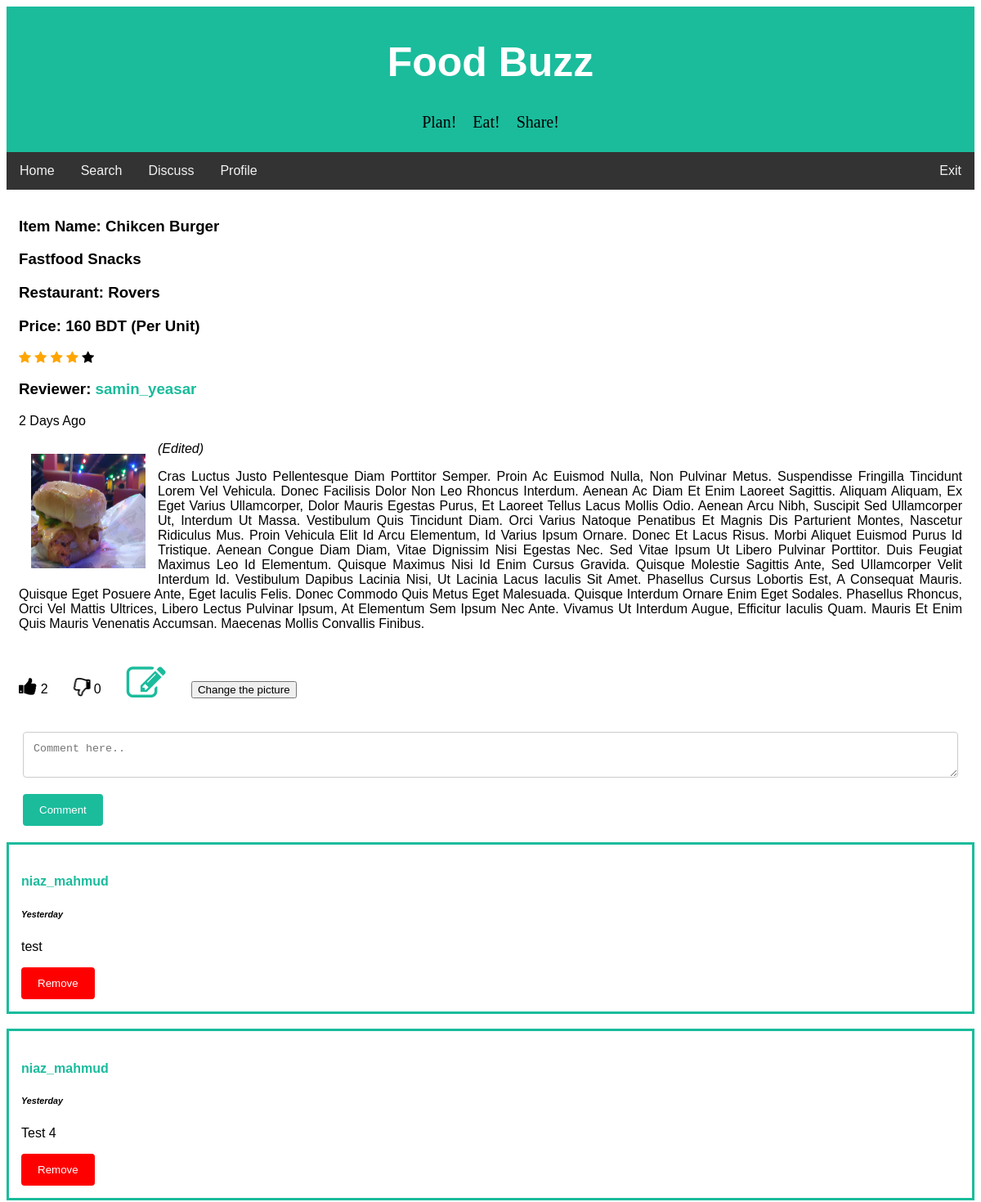
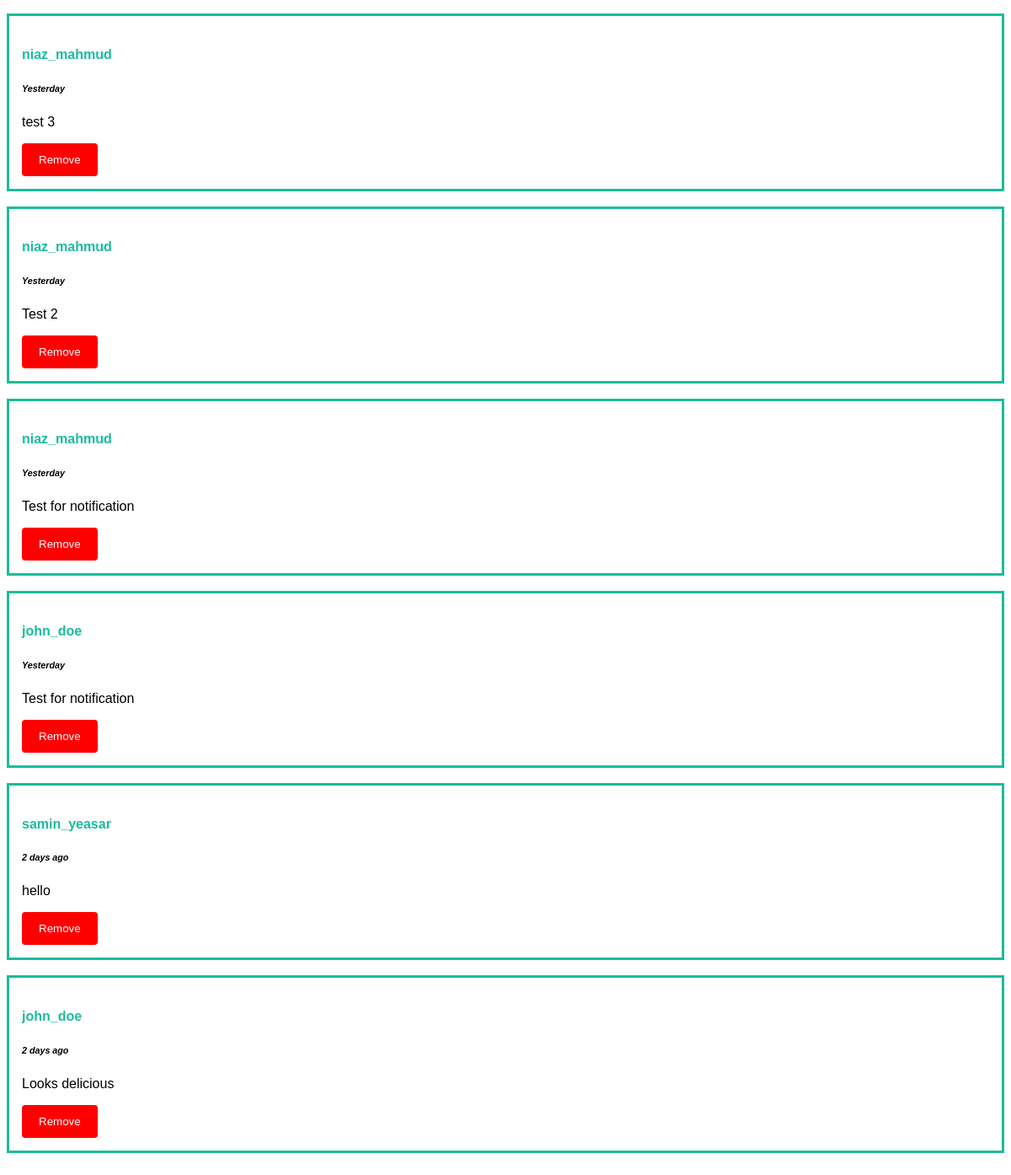
The app's page /foodbuzz/full_review.php?review_id=14 (signed in), older data (2 pictures, top to bottom).
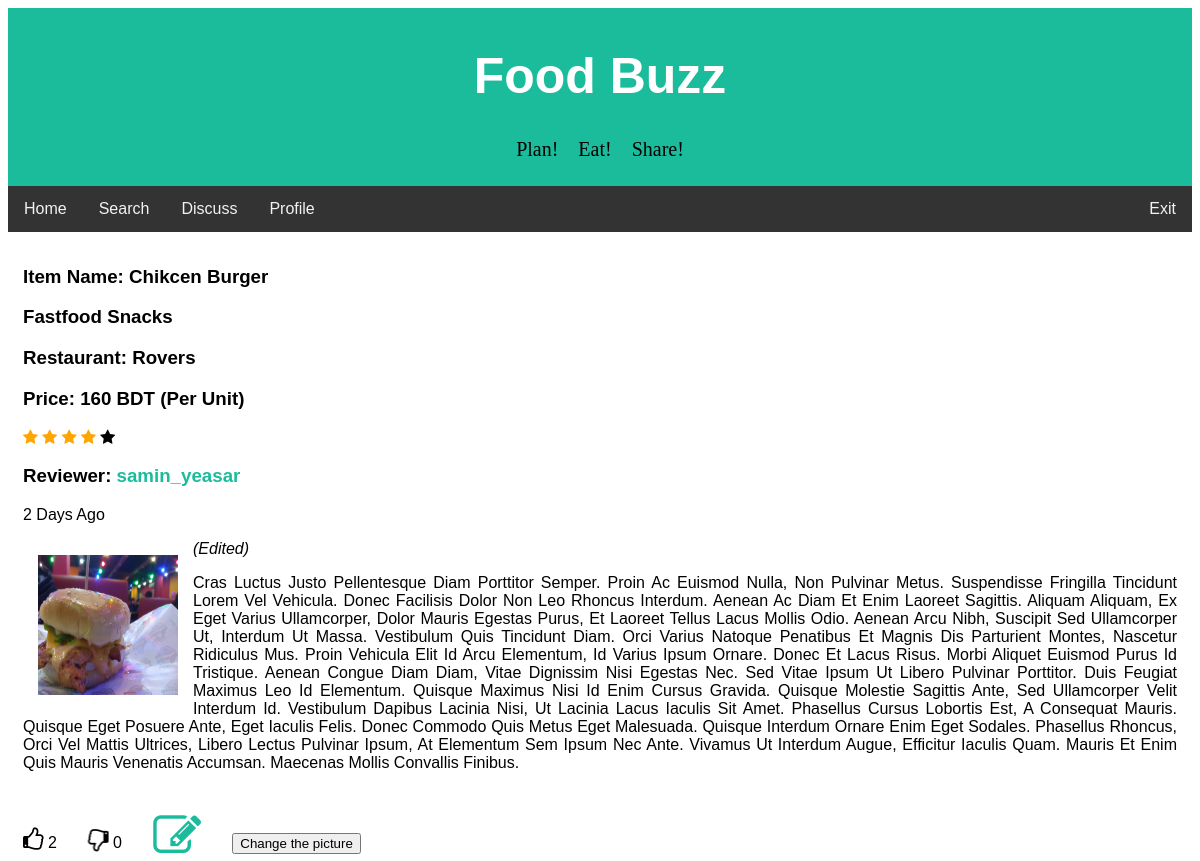
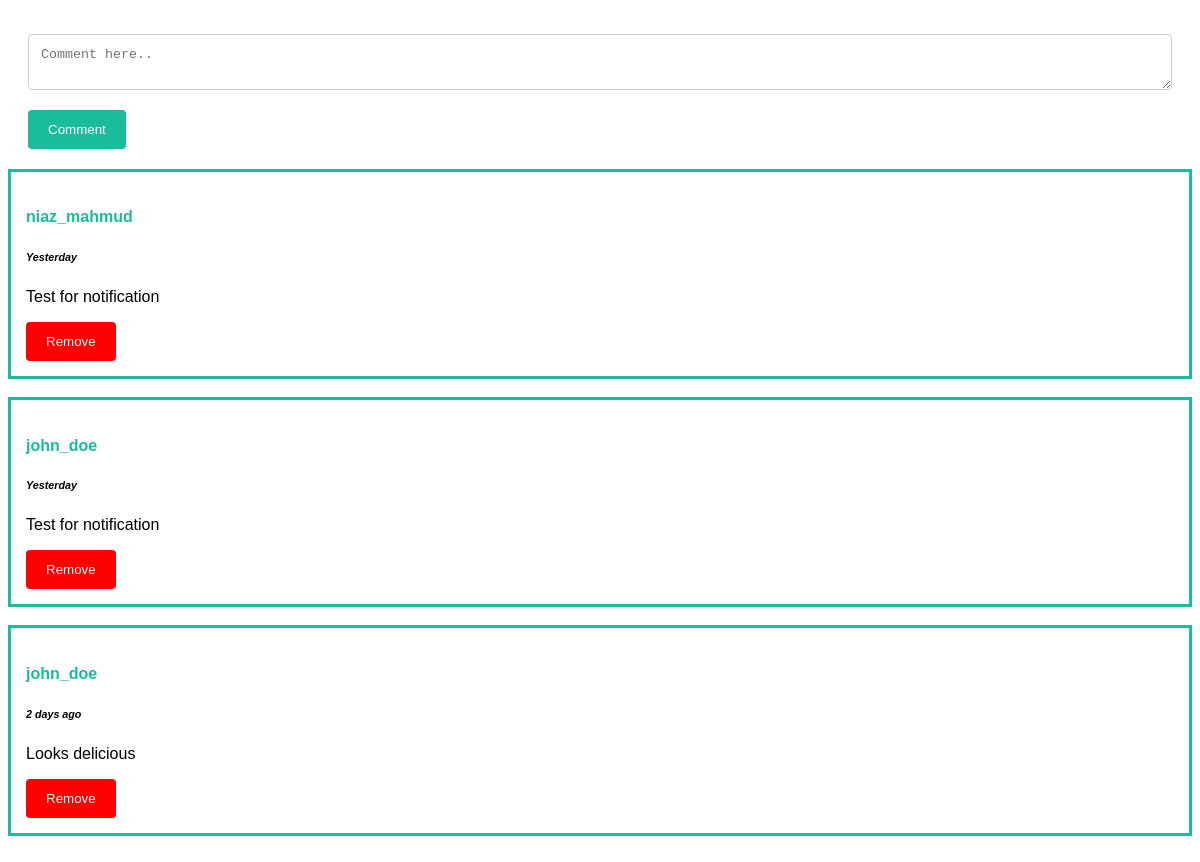
The same page, newer data (2 pictures, top to bottom).
### tables this page shows
CREATE TABLE `review` (
  `review_id` int(20) NOT NULL,
  `user_id` int(11) NOT NULL,
  `item_name` varchar(50) NOT NULL,
  `restaurant` varchar(50) NOT NULL,
  `district` varchar(50) NOT NULL,
  `rating` int(3) NOT NULL,
  `price` int(10) NOT NULL,
  `meal_type` varchar(20) NOT NULL,
  `cuisine` varchar(20) NOT NULL,
  `description` text NOT NULL,
  `upvote` int(100) NOT NULL,
  `downvote` int(100) NOT NULL,
  `edit_count` int(5) NOT NULL,
  `review_time` datetime DEFAULT NULL,
  `img_url` text NOT NULL
);

CREATE TABLE `users` (
  `id` int(11) NOT NULL,
  `first_name` varchar(25) NOT NULL,
  `last_name` varchar(25) NOT NULL,
  `username` varchar(50) NOT NULL,
  `email` varchar(100) NOT NULL,
  `password` varchar(256) NOT NULL,
  `signup_date` date NOT NULL,
  `profile_pic` varchar(156) NOT NULL,
  `district` varchar(100) NOT NULL,
  `list_count` int(11) NOT NULL
);

CREATE TABLE `comments` (
  `comment_id` int(50) NOT NULL,
  `parent_id` int(20) NOT NULL,
  `review_id` int(20) NOT NULL,
  `profile_id` int(11) NOT NULL,
  `comment_time` datetime NOT NULL,
  `comment_text` text NOT NULL
);

### foodbuzz/handlers/full_review_handler.php (called while the page is built, shortened)
<?php
require 'config/config.php';
if(isset($_SESSION['username'])){
    $userLoggedIn = $_SESSION['username'];
    $user_details_query = mysqli_query($con, "SELECT * FROM users WHERE username='$userLoggedIn'");
    $user = mysqli_fetch_array($user_details_query);
}
else {
    header("Location: index.php");
}
$user_id = $user['id'];
function getLikes($id)
{
    global $con;
    $sql = "SELECT COUNT(*) FROM rating_info
            WHERE post_id = $id AND rating_action='like'";
    $rs = mysqli_query($con, $sql);
    $result = mysqli_fetch_array($rs);
    return $result[0];
}
function getDislikes($id)
{
    global $con;
    $sql = "SELECT COUNT(*) FROM rating_info
            WHERE post_id = $id AND rating_action='dislike'";
    $rs = mysqli_query($con, $sql);
    $result = mysqli_fetch_array($rs);
    return $result[0];
}
function userLiked($post_id)
{
  global $con;
  global $user_id;
  $sql = "SELECT * FROM rating_info WHERE user_id=$user_id
  		  AND post_id=$post_id AND rating_action='like'";
  $result = mysqli_query($con, $sql);
  if (mysqli_num_rows($result) > 0) {
  	return true;
  }
  else{
  	return false;
  }
}
function userDisliked($post_id)
{
  global $con;
  global $user_id;
  $sql = "SELECT * FROM rating_info WHERE user_id=$user_id
  		  AND post_id=$post_id AND rating_action='dislike'";
  $result = mysqli_query($con, $sql);
  if (mysqli_num_rows($result) > 0) {
  	return true;
  }
  else{
  	return false;
  }
}
$review_id = $_GET['review_id'];
$review_details_query = mysqli_query($con, "SELECT * FROM review WHERE review_id='$review_id'");
$review_row = mysqli_fetch_array($review_details_query);
$profile_id = $review_row['user_id'];
$profile_details_query = mysqli_query($con, "SELECT * FROM users WHERE id='$profile_id'");
$profile_row = mysqli_fetch_array($profile_details_query);
?>

### foodbuzz/config/config.php (called while the page is built, shortened)
<?php
function yeasarTimeMessage($post_time) {
    $date_time_now = date("Y-m-d H:i:s");
    $start_date= new DateTime($post_time);
    $end_date = new DateTime($date_time_now);
    $interval = $start_date->diff($end_date);
    if($interval->y >= 1) {
        if($interval == 1)
            $time_message = $interval->y." year ago";
        else
            $time_message = $interval->y." years ago";
    }
    elseif($interval->d >= 1) {
        if($interval->d == 1) {
            $time_message = "Yesterday";
        }
        else {
            $time_message = $interval->d. " days ago";
        }
    }
    return $time_message;
}
?>

### foodbuzz/full_review.php (the view, shortened to what this page needs)
<?php
require 'handlers/full_review_handler.php';
?>
<!DOCTYPE html>
<html>
<head>
<link rel="stylesheet" href="https://cdnjs.cloudflare.com/ajax/libs/font-awesome/4.7.0/css/font-awesome.min.css">
<link rel="stylesheet" href="css/fullreview.css">
</head>
<body>
<div class="header">
  <h1>Food Buzz</h1>
  <pre style= "font-family:verdana; font-size: 20px;">Plan!    Eat!    Share!</pre>
</div>
<div class="topnav" id="navbar">
  <a href="home.php">Home</a>
  <a href="search.php">Search</a>
  <a href="discuss.php">Discuss</a>
  <a href="profile.php?profileId=<?php echo$user['id']; ?>">Profile</a>
  <a href="handlers/logout.php" style="float:right">Exit</a>
</div>
<div class="div_home clearfix" style="text-transform:capitalize">
    <h3>Item name: <?php echo $review_row['item_name'] ?></h3>
    <h3> <?php echo $review_row['cuisine']." ".$review_row['meal_type'] ?></h3>
    <h3>Restaurant: <?php echo $review_row['restaurant'] ?></h3>
    <h3>Price: <?php echo $review_row['price'] ?> BDT (per unit)</h3>
    <?php $star_value = $review_row['rating']; ?>
    <span class="fa fa-star <?php if($star_value >= 1) echo "checked"; ?>"></span>
    <span class="fa fa-star <?php if($star_value >= 2) echo "checked"; ?>"></span>
    <span class="fa fa-star <?php if($star_value >= 3) echo "checked"; ?>"></span>
    <span class="fa fa-star <?php if($star_value >= 3) echo "checked"; ?>"></span>
    <span class="fa fa-star <?php if($star_value >= 5) echo "checked"; ?>"></span>
    <h3 style="text-transform:none;">Reviewer: <a href="profile.php?profileId=<?php echo $profile_row['id']; ?>"> <?php echo $profile_row['username']; ?> </a>  </h3>
    <p><?php echo yeasarTimeMessage($review_row['review_time']); ?></p>
    <a href="uploads/<?php echo $review_row['img_url']?>"><img class="img_home" src="uploads/<?php echo $review_row['img_url']?>" width="170" height="170"></a>
    <?php if($review_row['edit_count'] != 0) {?>
      <p style="font-style:italic">(Edited)</p>
    <?php } ?>
    <p style="text-align:justify;">
      <?php
        $reviewText = $review_row['description'];
        echo "$reviewText";
      ?>
    </p>
</div>
<div class="div_home clearfix">
  <div>
    <i
      <?php if(userLiked($review_row['review_id'])): ?>
        class="fa fa-thumbs-up like-btn"
      <?php else: ?>
        class="fa fa-thumbs-o-up like-btn"
      <?php endif ?>
    data-id="<?php echo $review_row['review_id'] ?>"></i>
    <span class="likes"><?php echo getLikes($review_row['review_id']); ?></span>
    <i
      <?php if(userDisliked($review_row['review_id'])): ?>
        class="fa fa-thumbs-down dislike-btn"
      <?php else: ?>
        class="fa fa-thumbs-o-down dislike-btn"
      <?php endif ?>
    data-id="<?php echo $review_row['review_id'] ?>"></i>
    <span class="dislikes"><?php echo getDislikes($review_row['review_id']);?></span>
    <?php if ($review_row['user_id'] == $user_id) { ?>
    <a href="edit_review.php?review_id=<?php echo $review_id ?>"><i class='fa fa-edit fa-lg'></i></a>
    <a href= "review_image.php?review_id=<?php echo $review_id ?>"><button>Change the picture</button></a>
    <?php } ?>
    </div>
</div>
<div class="container">
  <form action="full_review.php?review_id=<?php echo $review_row['review_id'];?>" method="POST">
    <textarea id="comment_text" name="comment_text" placeholder="Comment here.." rows="2" required></textarea>
    <input type="submit" name="comment" value="Comment">
  </form>
</div>
<?php
$comments_query = mysqli_query($con, "SELECT * FROM comments WHERE review_id='$review_id' ORDER BY comment_id DESC");
while($comment_row = mysqli_fetch_array($comments_query)) {
  $commenter_id = $comment_row['profile_id'];
  $commenter_query = mysqli_query($con, "SELECT username FROM users WHERE id='$commenter_id'");
  $commenter_row = mysqli_fetch_array($commenter_query);
?>
<div class="div_comment">
<h4 style="text-transform:none;"><a href="profile.php?profileId=<?php echo $commenter_id; ?>"> <?php echo $commenter_row['username']; ?> </a>  </h4>
<h6 style="font-style:italic;"><?php echo yeasarTimeMessage($comment_row['comment_time']); ?></h6>
<p><?php echo $comment_row['comment_text']; ?></p>
<?php if($commenter_id == $user_id || $user_id == $review_row['user_id']) {?>
  <form action="full_review.php?review_id=<?php echo $review_row['review_id'];?>" method="POST">
      <input type="submit" name="remove_comment" value="Remove" style="background-color:red;">
  </form>
<?php } ?>
</div>
<?php
}
?>
</body>
</html>

### foodbuzz/css/fullreview.css (style rules this page uses)
body { font-family: Arial, Helvetica, sans-serif; }
* { box-sizing: border-box; }
input[type=text], input[type=number], input[type=file], select, textarea { width: 100%; padding: 12px; border: 1px solid #ccc; border-radius: 4px; box-sizing: border-box; margin-top: 6px; margin-bottom: 16px; resize: vertical; }
input[type=submit] { background-color: #1abc9c; color: white; padding: 12px 20px; border: none; border-radius: 4px; cursor: pointer; }
.checked { color: orange; }
a:link,:visited { text-decoration: none; color:#1abc9c; }
.div_home { background-color: white; padding: 15px; }
.img_home { float: left; padding: 15px; }
.clearfix { overflow: auto; }
.fa-thumbs-down, .fa-thumbs-o-down, .fa-thumbs-up, .fa-thumbs-o-up { font-size: 1.5em; }
.fa-thumbs-down, .fa-thumbs-o-down { transform:rotateY(180deg); }
.fa-edit { font-size: 3em; }
.container { border-radius: 5px; background-color: #ffff; padding: 20px; }
.header { padding: 5px; text-align: center; background: #1abc9c; }
.header h1 { font-size: 50px; color: white; }
.topnav { overflow: hidden; background-color: #333; }
.topnav a { float: left; display: block; color: #f2f2f2; text-align: center; padding: 14px 16px; text-decoration: none; }
.div_comment { background-color: white; border: 3px solid #1abc9c; padding: 15px; }

Row changes from the older to the newer data that the page shows:
removed comments: users.username "niaz_mahmud", comment_time.edit_count "Yesterday", comment_text "test"
removed comments: users.username "niaz_mahmud", comment_time.edit_count "Yesterday", comment_text "Test 4"
removed comments: users.username "niaz_mahmud", comment_time.edit_count "Yesterday", comment_text "test 3"
removed comments: users.username "niaz_mahmud", comment_time.edit_count "Yesterday", comment_text "Test 2"
removed comments: users.username "samin_yeasar", comment_time "2 days ago", comment_text "hello"
